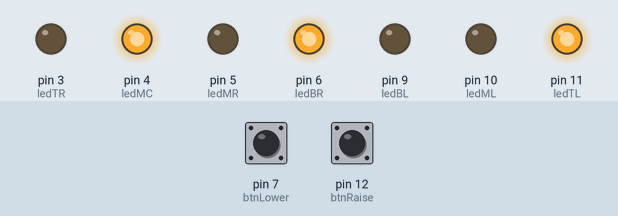
This sketch was run on a simulated Arduino Uno, built with avr-gcc and run on an emulated ATmega328P. Shown: output pins drawn as LEDs (lit = HIGH). The inputs (shaded band) are chosen by the test bench; at power-on: pin 7 (btnLower) LOW, pin 12 (btnRaise) LOW. Random numbers use the default seed unless the sketch sets one.

Above: at 1.2 s.
1.3 s: pin 7 (btnLower) pulled HIGH for 0.15 s
At 2.5 s:
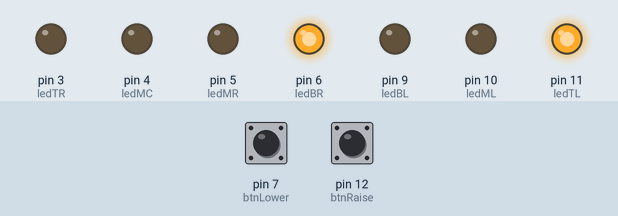
2.9 s: pin 12 (btnRaise) pulled HIGH for 0.15 s
At 6.5 s:
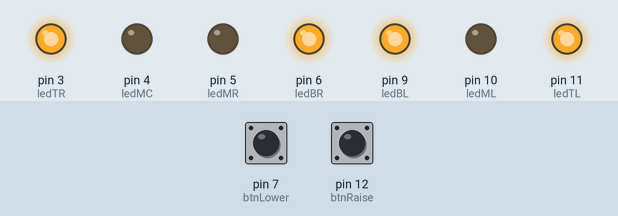
At 13.9 s:
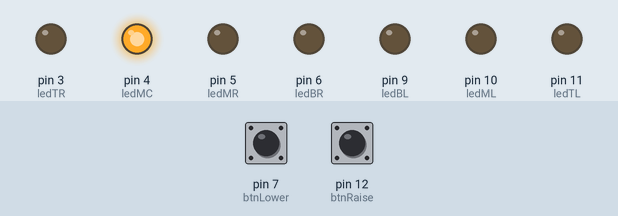
Timing chart, 0 to 15.0 s (numbered marks = the images above; inputs shaded):
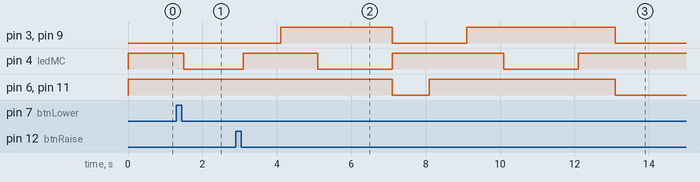

The sketch:

Die_basic.ino
```cpp
// (licence header left out)
#include <Bounce.h>

const int ledTL = 11;
const int ledML = 10;
const int ledBL = 9;
const int ledBR = 6;
const int ledMR = 5;
const int ledTR = 3;
const int ledMC = 4;

const int btnRaise = 12;
const int btnLower = 7;
int stateRaise = HIGH;  //not pressed
int stateLower = HIGH;  //not pressed

const int default_state = 3;  //start visible
const int top_state = 6;  //make 7 for a D7
int cur_state = default_state;

Bounce bounceRaise = Bounce(btnRaise, 50); //50 millisecond
Bounce bounceLower = Bounce(btnLower, 50);

void setup() {
  // initialize the digital pin as an output.
  pinMode(ledTL, OUTPUT);
  pinMode(ledML, OUTPUT);
  pinMode(ledBL, OUTPUT);
  pinMode(ledBR, OUTPUT);
  pinMode(ledMR, OUTPUT);
  pinMode(ledTR, OUTPUT);
  pinMode(ledMC, OUTPUT);

  pinMode(btnRaise, INPUT);
  pinMode(btnLower, INPUT);

  cur_state = default_state;
}

void zero() {
  digitalWrite(ledTR, LOW);
  digitalWrite(ledMR, LOW);
  digitalWrite(ledBR, LOW);
  digitalWrite(ledBL, LOW);
  digitalWrite(ledML, LOW);
  digitalWrite(ledTL, LOW);
  digitalWrite(ledMC, LOW);
}

void one() {
  digitalWrite(ledTR, LOW);
  digitalWrite(ledMR, LOW);
  digitalWrite(ledBR, LOW);
  digitalWrite(ledBL, LOW);
  digitalWrite(ledML, LOW);
  digitalWrite(ledTL, LOW);
  digitalWrite(ledMC, HIGH);
}

void two() {
  digitalWrite(ledTR, LOW);
  digitalWrite(ledMR, LOW);
  digitalWrite(ledBR, HIGH);
  digitalWrite(ledBL, LOW);
  digitalWrite(ledML, LOW);
  digitalWrite(ledTL, HIGH);
  digitalWrite(ledMC, LOW);
}

void three() {
  digitalWrite(ledTR, LOW);
  digitalWrite(ledMR, LOW);
  digitalWrite(ledBR, HIGH);
  digitalWrite(ledBL, LOW);
  digitalWrite(ledML, LOW);
  digitalWrite(ledTL, HIGH);
  digitalWrite(ledMC, HIGH);
}

void four() {
  digitalWrite(ledTR, HIGH);
  digitalWrite(ledMR, LOW);
  digitalWrite(ledBR, HIGH);
  digitalWrite(ledBL, HIGH);
  digitalWrite(ledML, LOW);
  digitalWrite(ledTL, HIGH);
  digitalWrite(ledMC, LOW);
}

void five() {
  digitalWrite(ledTR, HIGH);
  digitalWrite(ledMR, LOW);
  digitalWrite(ledBR, HIGH);
  digitalWrite(ledBL, HIGH);
  digitalWrite(ledML, LOW);
  digitalWrite(ledTL, HIGH);
  digitalWrite(ledMC, HIGH);
}

void six() {
  digitalWrite(ledTR, HIGH);
  digitalWrite(ledMR, HIGH);
  digitalWrite(ledBR, HIGH);
  digitalWrite(ledBL, HIGH);
  digitalWrite(ledML, HIGH);
  digitalWrite(ledTL, HIGH);
  digitalWrite(ledMC, LOW);
}

void seven() {
  digitalWrite(ledTR, HIGH);
  digitalWrite(ledMR, HIGH);
  digitalWrite(ledBR, HIGH);
  digitalWrite(ledBL, HIGH);
  digitalWrite(ledML, HIGH);
  digitalWrite(ledTL, HIGH);
  digitalWrite(ledMC, HIGH);
}

void (*states[8])() = { &zero, &one, &two, &three, &four, &five, &six, &seven };

void loop() {

  //explicit function call
/*
  zero();
  delay(1000);
  two();
  delay(1000);
*/

  //step through states using array of function pointers
/*
for (int loop=0; loop<=6; loop++) {
    states[loop]();
    delay(2000);
  }
*/

  //one button raises number, the other reduces by one
  if (bounceRaise.update()) {
    stateRaise = bounceRaise.read();
    if (stateRaise==LOW && cur_state<top_state) {
      cur_state++;
    }
  }
  if (bounceLower.update()) {
    stateLower = bounceLower.read();
    if (stateLower==LOW && cur_state>1) {
      cur_state--;
    }
  }

  //press both buttons for random sequence
  if (stateLower == LOW && stateRaise == LOW) {
    for (int throws = 1; throws<10; throws++) {
      cur_state = random(1,top_state);
      states[cur_state]();
      delay(1000);
    }
  }

  //display the state
  states[cur_state]();
}
```

Measured:
- after the input at 1.3 s, pin 4 (ledMC): HIGH → LOW after 0.20 s
- after the input at 2.9 s, pin 3 (ledTR), pin 9 (ledBL): LOW → HIGH after 1.2 s, → LOW 3.0 s later, → HIGH 2.0 s later, → LOW 4.0 s later; pin 4 (ledMC): goes HIGH 2.0 s, LOW 2.0 s, HIGH 3.0 s, LOW 2.0 s, then HIGH, starting after 0.20 s; pin 6 (ledBR), pin 11 (ledTL): HIGH → LOW after 4.2 s, → HIGH 1.0 s later, → LOW 5.0 s later
